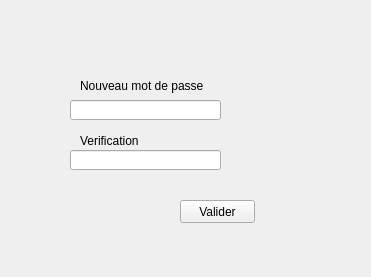
<?xml version="1.0" encoding="UTF-8"?>
<ui version="4.0">
 <class>nouveauMDP</class>
 <widget class="QWidget" name="nouveauMDP">
  <property name="geometry">
   <rect>
    <x>0</x>
    <y>0</y>
    <width>371</width>
    <height>277</height>
   </rect>
  </property>
  <property name="windowTitle">
   <string>Form</string>
  </property>
  <widget class="QLabel" name="Digit">
   <property name="geometry">
    <rect>
     <x>260</x>
     <y>90</y>
     <width>101</width>
     <height>31</height>
    </rect>
   </property>
   <property name="text">
    <string/>
   </property>
  </widget>
  <widget class="QLabel" name="pswsize">
   <property name="geometry">
    <rect>
     <x>240</x>
     <y>150</y>
     <width>121</width>
     <height>16</height>
    </rect>
   </property>
   <property name="text">
    <string/>
   </property>
  </widget>
  <widget class="QLabel" name="PasswordLabel">
   <property name="geometry">
    <rect>
     <x>130</x>
     <y>130</y>
     <width>111</width>
     <height>16</height>
    </rect>
   </property>
   <property name="text">
    <string/>
   </property>
  </widget>
  <widget class="QLineEdit" name="password2">
   <property name="geometry">
    <rect>
     <x>70</x>
     <y>150</y>
     <width>151</width>
     <height>20</height>
    </rect>
   </property>
   <property name="echoMode">
    <enum>QLineEdit::Password</enum>
   </property>
  </widget>
  <widget class="QLabel" name="letter">
   <property name="geometry">
    <rect>
     <x>230</x>
     <y>120</y>
     <width>131</width>
     <height>41</height>
    </rect>
   </property>
   <property name="text">
    <string/>
   </property>
  </widget>
  <widget class="QLineEdit" name="password1">
   <property name="geometry">
    <rect>
     <x>70</x>
     <y>100</y>
     <width>151</width>
     <height>20</height>
    </rect>
   </property>
   <property name="echoMode">
    <enum>QLineEdit::Password</enum>
   </property>
  </widget>
  <widget class="QPushButton" name="ChangePSDButton">
   <property name="geometry">
    <rect>
     <x>180</x>
     <y>200</y>
     <width>75</width>
     <height>23</height>
    </rect>
   </property>
   <property name="text">
    <string>Valider</string>
   </property>
  </widget>
  <widget class="QLabel" name="label">
   <property name="geometry">
    <rect>
     <x>80</x>
     <y>70</y>
     <width>131</width>
     <height>31</height>
    </rect>
   </property>
   <property name="text">
    <string>Nouveau mot de passe</string>
   </property>
  </widget>
  <widget class="QLabel" name="label_2">
   <property name="geometry">
    <rect>
     <x>80</x>
     <y>130</y>
     <width>111</width>
     <height>21</height>
    </rect>
   </property>
   <property name="text">
    <string>Verification</string>
   </property>
  </widget>
 </widget>
 <resources/>
 <connections/>
</ui>
